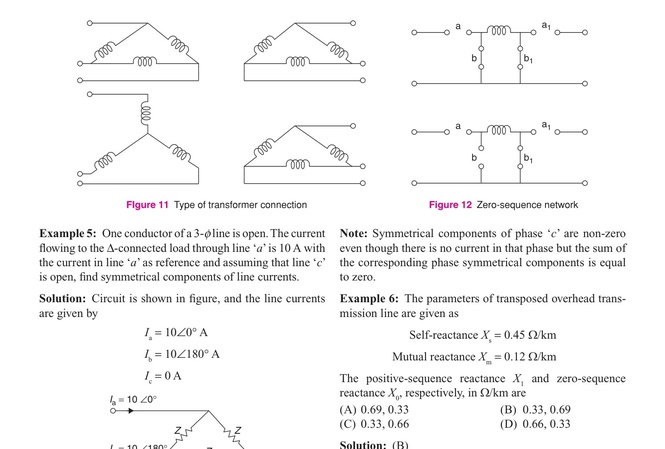
#> input picture images/diagrams/electrical-flt01/src-q09-core.jpg, 665 x 449 px, shrunk from 1530 x 1034 before the run
$ python -i rewire_flt01_source_diagrams.py   (imports and definitions only)
#> lines starting #> are read from the running program, lines starting #| are printed output that depends on the picture; after the words box and inside, x2 and y2 are one past the last pixel; in counts of white or black regions, pixels touching at a corner belong together
#!/usr/bin/env python3
"""
Rewire Civil/Electrical FLT-01 to use cropped core/PYQ figures (not AI SVG placeholders).

Sources live under: c:/Users/W520531/Downloads/APTRANSCO-CBT/images/
Outputs + bank updates under the workspace and push repo.
"""
from __future__ import annotations

import json
import re
import shutil
from pathlib import Path

from PIL import Image, ImageOps

SRC_ROOT = Path(r"c:\Users\W520531\Downloads\APTRANSCO-CBT")
WS = Path(r"c:\Users\W520531\Downloads\APTRANSCO-CBT-main\APTRANSCO-CBT-main")
PUSH = Path(r"c:\Users\W520531\Downloads\APTRANSCO-CBT-push")


def auto_crop(src: Path, dest: Path, pad: float = 0.02) -> Path:
    """Crop to ink-dense region so CBT shows the figure, not the whole page."""
#> called with dest = 'out.png', pad = 0.02
    im = Image.open(src).convert("RGB")
#> im is the input picture: PIL image 665x449 RGB; mean R, G, B 245.6, 245.5, 245.6
    gray = ImageOps.autocontrast(im.convert("L"))
    bw = gray.point(lambda p: 0 if p < 200 else 255)
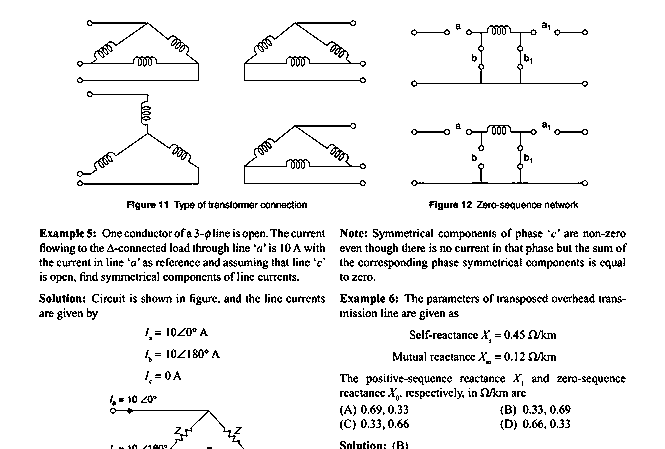
#> bw: PIL image 665x449 L; 93.5% white; black in thin lines or dots, all inside (x1, y1, x2, y2) = (39, 20, 627, 449)
    # invert: ink = white for getbbox after invert
    ink = ImageOps.invert(bw)
    bbox = ink.getbbox()
#> bbox = (39, 20, 627, 449)
    if not bbox:
        dest.parent.mkdir(parents=True, exist_ok=True)
        im.save(dest, quality=92)
        return dest
    w, h = im.size
#> w = 665; h = 449
    l, t, r, b = bbox
#> l = 39; t = 20; r = 627; b = 449
    # pad
    pl, pt = int(w * pad), int(h * pad)
#> pl = 13; pt = 8
    l = max(0, l - pl)
#> l = 26
    t = max(0, t - pt)
#> t = 12
    r = min(w, r + pl)
#> r = 640
    b = min(h, b + pt)
    # Prefer not to keep entire page: if crop is >85% of page, take central 70%
    if (r - l) * (b - t) > 0.85 * w * h:
        l, t = int(0.08 * w), int(0.12 * h)
#> l = 53; t = 53
        r, b = int(0.92 * w), int(0.88 * h)
#> r = 611; b = 395
    crop = im.crop((l, t, r, b))
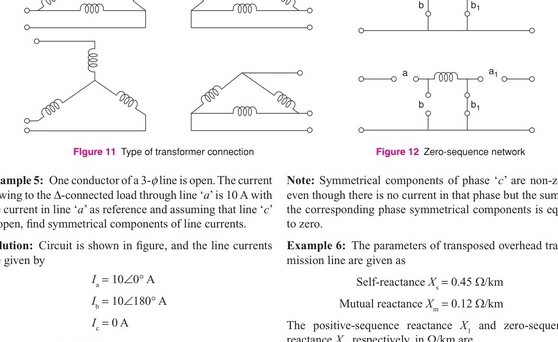
#> crop: PIL image 558x342 RGB; mean R, G, B 243, 242.8, 243
#> (the run stopped early here; a loop or call above may not have finished)

$ run again, on images/diagrams/electrical-flt01/src-q44-pyq.jpg
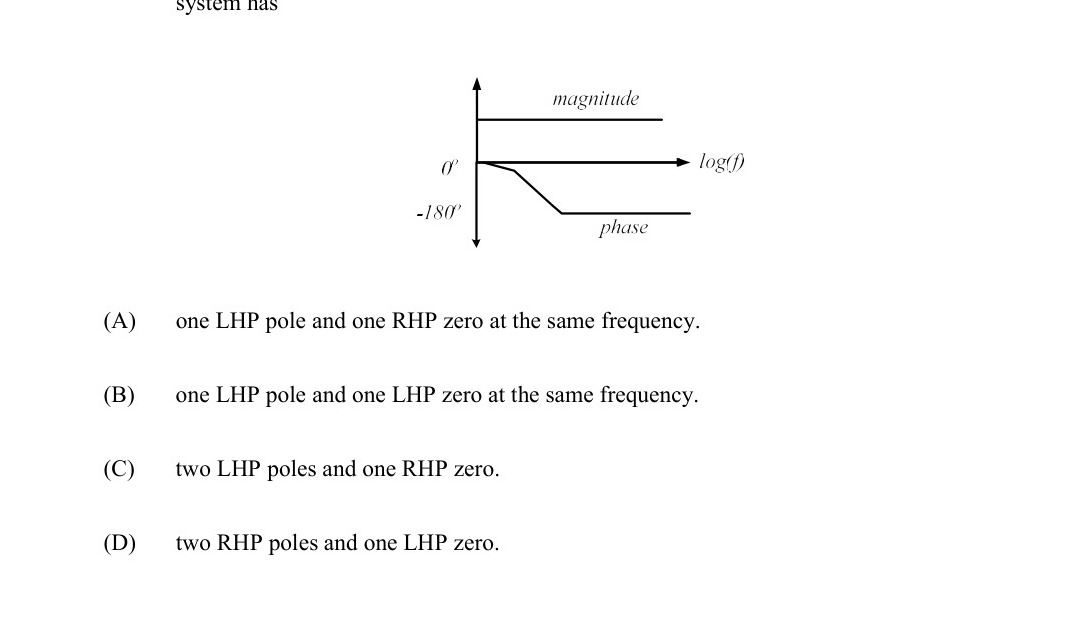
#> input picture images/diagrams/electrical-flt01/src-q44-pyq.jpg, 1071 x 627 px
#> in auto_crop, im is the input picture: PIL image 1071x627 RGB; min 0, max 255, mean 251.2
#> in auto_crop, `bw = gray.point(lambda p: 0 if p < 200 else 255)`:
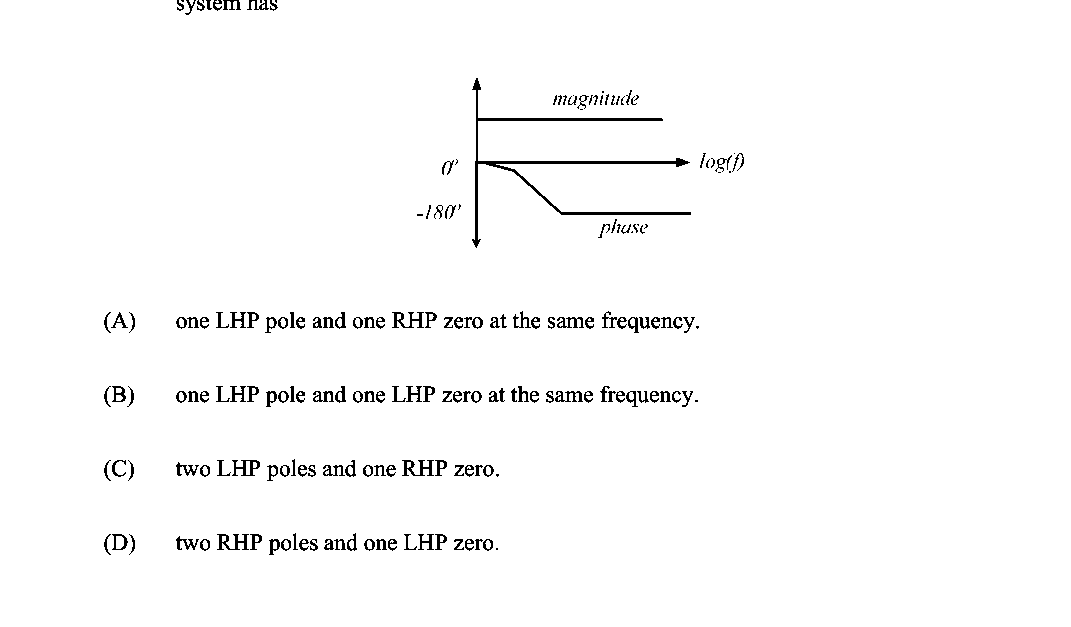
#> bw: PIL image 1071x627 L; 98.1% white; black in thin lines or dots, all inside (x1, y1, x2, y2) = (104, 0, 744, 555)
#> bbox = (104, 0, 744, 555)
#> in auto_crop, `l, t, r, b = bbox`: l = 104; t = 0; r = 744; b = 555
#> in auto_crop, `l = max(0, l - pl)`: l = 83
#> in auto_crop, `r = min(w, r + pl)`: r = 765
#> in auto_crop, `b = min(h, b + pt)`: b = 567
#> in auto_crop, `crop = im.crop((l, t, r, b))`:
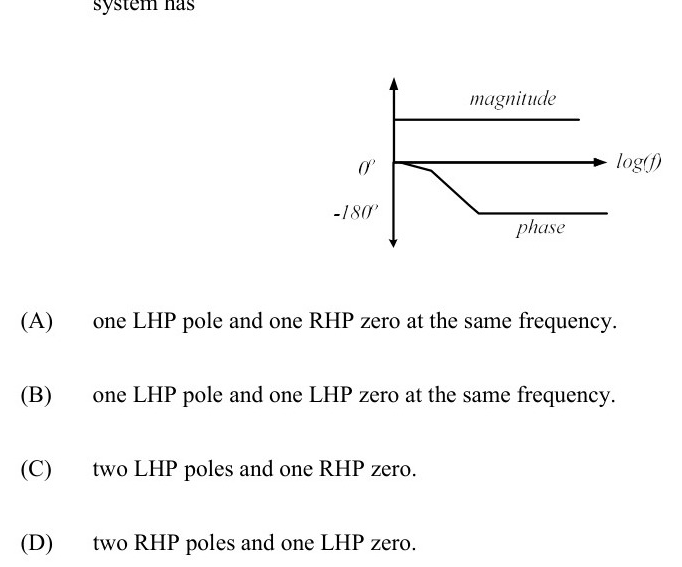
#> crop: PIL image 682x567 RGB; min 0, max 255, mean 248.3
